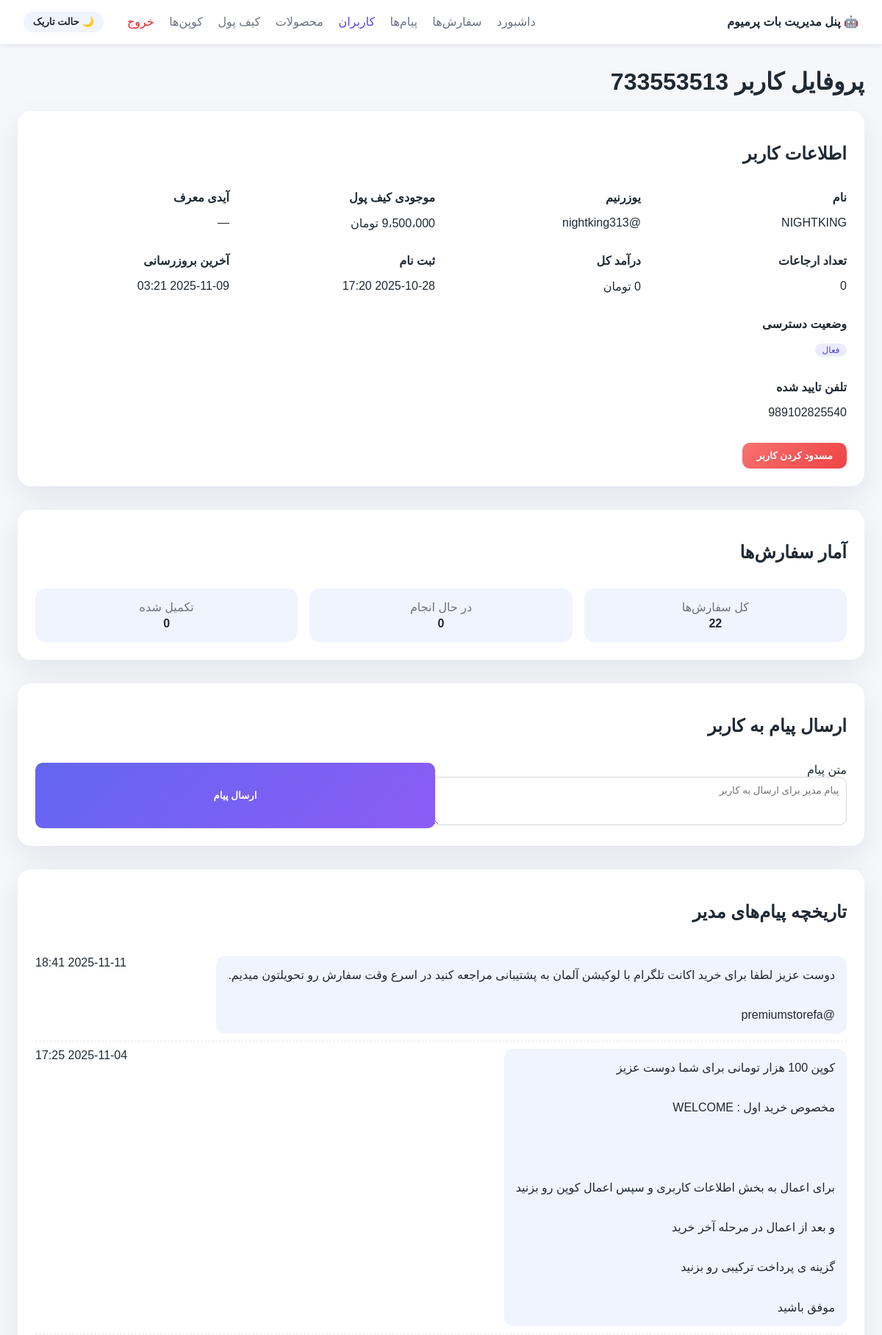
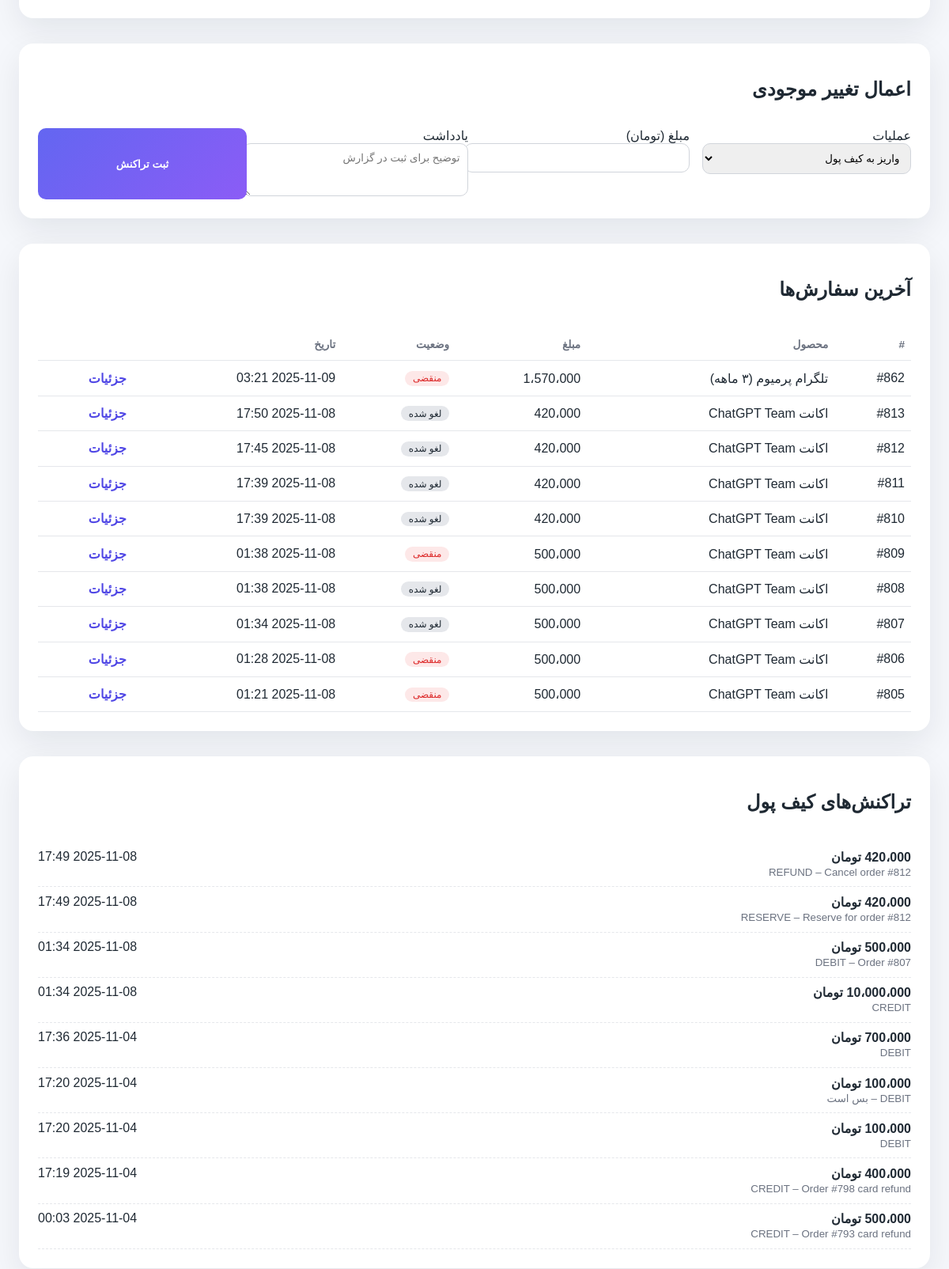
/users/733553513 (signed in, upper part), run on the app's committed database (2 pictures, top to bottom).
### tables this page shows
CREATE TABLE users(
            user_id INTEGER PRIMARY KEY,
            username TEXT, first_name TEXT,
            wallet_balance INTEGER DEFAULT 0,
            ref_by INTEGER, ref_count INTEGER DEFAULT 0,
            earnings_total INTEGER DEFAULT 0,
            created_at TEXT, updated_at TEXT
        , contact_phone TEXT, contact_verified INTEGER DEFAULT 0, contact_shared_at TEXT, is_blocked INTEGER DEFAULT 0);

CREATE TABLE user_manager_messages(
                id INTEGER PRIMARY KEY AUTOINCREMENT,
                user_id INTEGER NOT NULL,
                message_text TEXT,
                created_at TEXT
            );

CREATE TABLE orders(
            id INTEGER PRIMARY KEY AUTOINCREMENT,
            user_id INTEGER, username TEXT, first_name TEXT,
            plan_id TEXT, plan_title TEXT, price TEXT,
            receipt_file_id TEXT, receipt_text TEXT,
            status TEXT, created_at TEXT, updated_at TEXT
        , service_category TEXT, service_code TEXT, account_mode TEXT, customer_email TEXT, customer_secret_encrypted TEXT, amount_total INTEGER, currency TEXT, payment_type TEXT, wallet_used_amount INTEGER DEFAULT 0, wallet_reserved_amount INTEGER DEFAULT 0, await_deadline TEXT, notes TEXT, customer_message TEXT, manager_note TEXT, internal_cost INTEGER DEFAULT 0, net_revenue INTEGER DEFAULT 0, amount_subtotal INTEGER DEFAULT 0, discount_amount INTEGER DEFAULT 0, discount_code_id INTEGER, discount_code TEXT, discount_applied_at TEXT, product_code TEXT, amount_original INTEGER DEFAULT 0, discount_id INTEGER, discount_title TEXT, discount_locked INTEGER DEFAULT 0);

CREATE TABLE wallet_tx(
            id INTEGER PRIMARY KEY AUTOINCREMENT,
            user_id INTEGER NOT NULL,
            order_id INTEGER,
            amount INTEGER NOT NULL,
            type TEXT NOT NULL, -- CREDIT/DEBIT/RESERVE/REFUND
            note TEXT,
            created_at TEXT
        );

### app/webadmin/server.py (the view)
    @app.get("/users/{user_id}")
    async def user_detail(request: Request, user_id: int, user: str = Depends(_login_required)):
        profile = get_user(user_id)
        if not profile:
            raise HTTPException(status.HTTP_404_NOT_FOUND, detail="کاربر یافت نشد")
        stats = get_user_stats(user_id)
        orders = list_orders(user_id=user_id, limit=10)
        wallet_history_rows = list_wallet_tx_for_user(user_id, limit=25)
        wallet_history: list[dict[str, Any]] = []
        for tx in wallet_history_rows:
            note = str(tx.get("note") or "")
            display_type = tx.get("type") or ""
            coupon_code: str | None = None
            if note.startswith("COUPON:"):
                coupon_code = note.split(":", 1)[1] if ":" in note else ""
                display_type = "Coupon"
            wallet_history.append(
                {
                    **tx,
                    "display_type": display_type,
                    "coupon_code": coupon_code.strip() if coupon_code else None,
                }
            )
        manager_messages = list_user_manager_messages(user_id, limit=20)
        return _render(
            request,
            "user_detail.html",
            {
                "title": f"کاربر {user_id}",
                "profile": profile,
                "stats": stats,
                "orders": orders,
                "wallet_history": wallet_history,
                "manager_messages": manager_messages,
                "format_datetime": _format_datetime,
                "format_amount": _format_amount,
                "nav": "users",
            },
        )

### app/webadmin/templates/user_detail.html (shortened to what this page needs)
{% extends 'base.html' %}
{% block content %}
<h1>پروفایل کاربر {{ profile.user_id }}</h1>
<section class="panel">
    <header><h2>اطلاعات کاربر</h2></header>
    <div class="detail-grid">
        <div>
            <strong>نام</strong>
            <p>{{ profile.first_name or '—' }}</p>
        </div>
        <div>
            <strong>یوزرنیم</strong>
            <p>@{{ profile.username or '—' }}</p>
        </div>
        <div>
            <strong>موجودی کیف پول</strong>
            <p>{{ format_amount(profile.wallet_balance) }} تومان</p>
        </div>
        <div>
            <strong>آیدی معرف</strong>
            <p>{{ profile.ref_by or '—' }}</p>
        </div>
        <div>
            <strong>تعداد ارجاعات</strong>
            <p>{{ profile.ref_count or 0 }}</p>
        </div>
        <div>
            <strong>درآمد کل</strong>
            <p>{{ format_amount(profile.earnings_total or 0) }} تومان</p>
        </div>
        <div>
            <strong>ثبت نام</strong>
            <p>{{ format_datetime(profile.created_at) }}</p>
        </div>
        <div>
            <strong>آخرین بروزرسانی</strong>
            <p>{{ format_datetime(profile.updated_at) }}</p>
        </div>
        <div>
            <strong>وضعیت دسترسی</strong>
            <p>
                {% if profile.is_blocked %}
                    <span class="badge awaiting_payment">مسدود</span>
                {% else %}
                    <span class="badge approved">فعال</span>
                {% endif %}
            </p>
        </div>
        <div class="span">
            <strong>تلفن تایید شده</strong>
            <p>{{ profile.contact_phone or '—' }}</p>
        </div>
    </div>
    <div class="inline-actions">
        {% if profile.is_blocked %}
        <form method="post" action="{{ url_for('toggle_block', user_id=profile.user_id) }}">
            <input type="hidden" name="action" value="unblock">
            <button type="submit" class="btn-secondary">رفع مسدودی</button>
        </form>
        {% else %}
        <form method="post" action="{{ url_for('toggle_block', user_id=profile.user_id) }}">
            <button type="submit" class="btn-danger">مسدود کردن کاربر</button>
        </form>
        {% endif %}
    </div>
</section>
<section class="panel">
    <header><h2>آمار سفارش‌ها</h2></header>
    <div class="stats">
        <div><span>کل سفارش‌ها</span><strong>{{ stats.orders_total }}</strong></div>
        <div><span>در حال انجام</span><strong>{{ stats.orders_inprog }}</strong></div>
        <div><span>تکمیل شده</span><strong>{{ stats.orders_done }}</strong></div>
    </div>
</section>
<section class="panel">
    <header><h2>ارسال پیام به کاربر</h2></header>
    <form method="post" action="{{ url_for('send_user_message', user_id=profile.user_id) }}" class="form-grid">
        <label class="span">متن پیام
            <textarea name="message_text" rows="3" placeholder="پیام مدیر برای ارسال به کاربر" required></textarea>
        </label>
        <button type="submit" class="btn-primary">ارسال پیام</button>
    </form>
</section>
<section class="panel">
    <header><h2>تاریخچه پیام‌های مدیر</h2></header>
    <ul class="list">
        {% for item in manager_messages %}
        <li>
            <span class="text-block">{{ (item.message_text or '—')|replace('\n','<br>')|safe }}</span>
            <span>{{ format_datetime(item.created_at) }}</span>
        </li>
        {% else %}
        <li class="empty">پیامی ارسال نشده است.</li>
        {% endfor %}
    </ul>
</section>
<section class="panel">
    <header><h2>اعمال تغییر موجودی</h2></header>
    <form method="post" action="{{ url_for('adjust_wallet', user_id=profile.user_id) }}" class="form-grid">
        <label>عملیات
            <select name="action" required>
                <option value="credit">واریز به کیف پول</option>
            </select>
        </label>
        <label>مبلغ (تومان)
            <input type="number" name="amount" min="1" required>
        </label>
        <label class="span">یادداشت
            <textarea name="note" rows="3" placeholder="توضیح برای ثبت در گزارش"></textarea>
        </label>
        <button type="submit" class="btn-primary">ثبت تراکنش</button>
    </form>
</section>
<section class="panel">
    <header><h2>آخرین سفارش‌ها</h2></header>
    <table>
        <thead>
            <tr>
                <th>#</th>
                <th>محصول</th>
                <th>مبلغ</th>
                <th>وضعیت</th>
                <th>تاریخ</th>
                <th></th>
            </tr>
        </thead>
        <tbody>
            {% for order in orders %}
            <tr>
                <td>#{{ order.id }}</td>
                <td>{{ order.plan_title or order.service_code or '—' }}</td>
                <td>{{ format_amount(order.amount_total or order.price) }}</td>
                <td><span class="badge {{ order.status|lower }}">{{ order_status_labels.get(order.status, order.status) }}</span></td>
                <td>{{ format_datetime(order.created_at) }}</td>
                <td><a class="link" href="{{ url_for('order_detail', order_id=order.id) }}">جزئیات</a></td>
            </tr>
            {% else %}
            <tr><td colspan="6" class="empty">سفارشی ثبت نشده است.</td></tr>
            {% endfor %}
        </tbody>
    </table>
</section>
<section class="panel">
    <header><h2>تراکنش‌های کیف پول</h2></header>
    <ul class="list">
        {% for tx in wallet_history %}
        <li>
            <span>
                <strong>{{ format_amount(tx.amount) }} تومان</strong>
                <small>
                    {{ tx.display_type }}
                    {% if tx.coupon_code %}
                        – {{ tx.coupon_code }}
                    {% elif tx.note %}
                        – {{ tx.note }}
                    {% endif %}
                </small>
            </span>
            <span>{{ format_datetime(tx.created_at) }}</span>
        </li>
        {% else %}
        <li class="empty">تراکنشی ثبت نشده است.</li>
        {% endfor %}
    </ul>
</section>
{% endblock %}

### app/webadmin/static/styles.css (style rules this page uses)
:root { color-scheme: light dark; --bg: #f5f7fb; --surface: #ffffff; --surface-alt: #f0f4ff; --text: #1f2933; --muted: #6b7280; --accent: #4f46e5; --success: #16a34a; --warning: #f59e0b; --danger: #dc2626; font-family: "Vazirmatn", "IRANSans", "Tahoma", sans-serif; }
body { margin: 0; background: var(--bg); color: var(--text); }
.btn-primary { background: linear-gradient(135deg, #6366f1, #8b5cf6); color: white; border: none; padding: 0.75rem 1.5rem; border-radius: 10px; cursor: pointer; font-weight: 600; }
.btn-danger { background: linear-gradient(135deg, #f87171, #ef4444); color: white; border: none; padding: 0.6rem 1.2rem; border-radius: 10px; cursor: pointer; font-weight: 600; }
.panel { background: var(--surface); border-radius: 18px; box-shadow: 0 15px 40px rgba(15, 23, 42, 0.08); padding: 1.5rem; margin-bottom: 2rem; }
.panel header { display: flex; align-items: center; justify-content: space-between; margin-bottom: 1rem; }
.table, table { width: 100%; border-collapse: collapse; }
table th, table td { padding: 0.75rem 0.5rem; border-bottom: 1px solid #e5e7eb; text-align: right; }
.text-block { background: var(--surface-alt); padding: 0.75rem 1rem; border-radius: 12px; white-space: pre-wrap; line-height: 1.7; }
table th { color: var(--muted); font-size: 0.85rem; font-weight: 600; }
table td a.link { color: var(--accent); text-decoration: none; font-weight: 600; }
.badge { display: inline-block; padding: 0.15rem 0.6rem; border-radius: 999px; font-size: 0.75rem; background: #e5e7eb; color: #1f2933; }
.badge.approved, .badge.in_progress, .badge.ready_to_deliver { background: rgba(99, 102, 241, 0.12); color: var(--accent); }
.badge.expired { background: rgba(239, 68, 68, 0.12); color: var(--danger); }
.inline-actions { margin-top: 1rem; display: flex; gap: 0.75rem; flex-wrap: wrap; }
.inline-actions form { margin: 0; }
.list { list-style: none; margin: 0; padding: 0; }
.list li { display: flex; justify-content: space-between; padding: 0.6rem 0; border-bottom: 1px dashed #e5e7eb; }
.list li span strong { display: block; }
.list li small { color: var(--muted); }
.detail-grid { display: grid; gap: 1rem; grid-template-columns: repeat(auto-fit, minmax(220px, 1fr)); }
.detail-grid .span { grid-column: 1 / -1; }
.form-grid { display: grid; gap: 1rem; grid-template-columns: repeat(auto-fit, minmax(220px, 1fr)); }
.form-grid textarea, .form-grid input, .form-grid select { width: 100%; padding: 0.6rem; border-radius: 10px; border: 1px solid #d1d5db; font-family: inherit; }
.stats { display: grid; grid-template-columns: repeat(auto-fit, minmax(160px, 1fr)); gap: 1rem; }
.stats div { background: var(--surface-alt); border-radius: 14px; padding: 1rem; text-align: center; }
.stats span { display: block; color: var(--muted); margin-bottom: 0.25rem; }

### data on the page
users: user_id "733553513", first_name "NIGHTKING", username "nightking313", wallet_balance "9،500،000", ref_count "0", earnings_total "0", created_at "2025-10-28 17:20", updated_at "2025-11-09 03:21", contact_phone "989102825540"
user_manager_messages: message_text "دوست عزیز لطفا برای خرید اکانت تلگرام با لوکیشن آلمان به پشتیبانی مراجعه کنید در اسرع وقت سفارش رو تحویلتون میدیم. @premiumstorefa", created_at "2025-11-11 18:41"
user_manager_messages: message_text "کوپن 100 هزار تومانی برای شما دوست عزیز مخصوص خرید اول : WELCOME برای اعمال به بخش اطلاعات کاربری و سپس اعمال کوپن رو بزنید و بعد از اعمال در مرحله آخر خرید گزینه ی پرداخت ترکیبی رو بزنید موفق باشید", created_at "2025-11-04 17:25"
orders: id "862", plan_title "تلگرام پرمیوم (۳ ماهه)", amount_total "1،570،000", get "منقضی", created_at "2025-11-09 03:21"
orders: id "813", plan_title "اکانت ChatGPT Team", amount_total "420،000", get "لغو شده", created_at "2025-11-08 17:50"
orders: id "812", plan_title "اکانت ChatGPT Team", amount_total "420،000", get "لغو شده", created_at "2025-11-08 17:45"
orders: id "811", plan_title "اکانت ChatGPT Team", amount_total "420،000", get "لغو شده", created_at "2025-11-08 17:39"
orders: id "810", plan_title "اکانت ChatGPT Team", amount_total "420،000", get "لغو شده", created_at "2025-11-08 17:39"
orders: id "809", plan_title "اکانت ChatGPT Team", amount_total "500،000", get "منقضی", created_at "2025-11-08 01:38"
orders: id "808", plan_title "اکانت ChatGPT Team", amount_total "500،000", get "لغو شده", created_at "2025-11-08 01:38"
orders: id "807", plan_title "اکانت ChatGPT Team", amount_total "500،000", get "لغو شده", created_at "2025-11-08 01:34"
orders: id "806", plan_title "اکانت ChatGPT Team", amount_total "500،000", get "منقضی", created_at "2025-11-08 01:28"
orders: id "805", plan_title "اکانت ChatGPT Team", amount_total "500،000", get "منقضی", created_at "2025-11-08 01:21"
wallet_tx: amount "420،000", display_type "REFUND", note "Cancel order #812", created_at "2025-11-08 17:49"
wallet_tx: amount "420،000", display_type "RESERVE", note "Reserve for order #812", created_at "2025-11-08 17:49"
wallet_tx: amount "500،000", display_type "DEBIT", note "Order #807", created_at "2025-11-08 01:34"
wallet_tx: display_type "CREDIT", created_at "2025-11-08 01:34"
wallet_tx: amount "700،000", display_type "DEBIT", created_at "2025-11-04 17:36"
wallet_tx: amount "100،000", note "بس است", created_at "2025-11-04 17:20"
wallet_tx: amount "100،000", display_type "DEBIT", created_at "2025-11-04 17:20"
wallet_tx: amount "400،000", display_type "CREDIT", note "Order #798 card refund", created_at "2025-11-04 17:19"
wallet_tx: amount "500،000", display_type "CREDIT", note "Order #793 card refund", created_at "2025-11-04 00:03"

### other printed values
{{ '☀️ حالت روشن' if theme == 'dark' else '🌙 حالت تاریک' }} "🌙 حالت تاریک"
{{ profile.ref_by or '—' }} "—"
{{ stats.orders_total }} "22"
{{ stats.orders_inprog }} "0"
{{ stats.orders_done }} "0"
